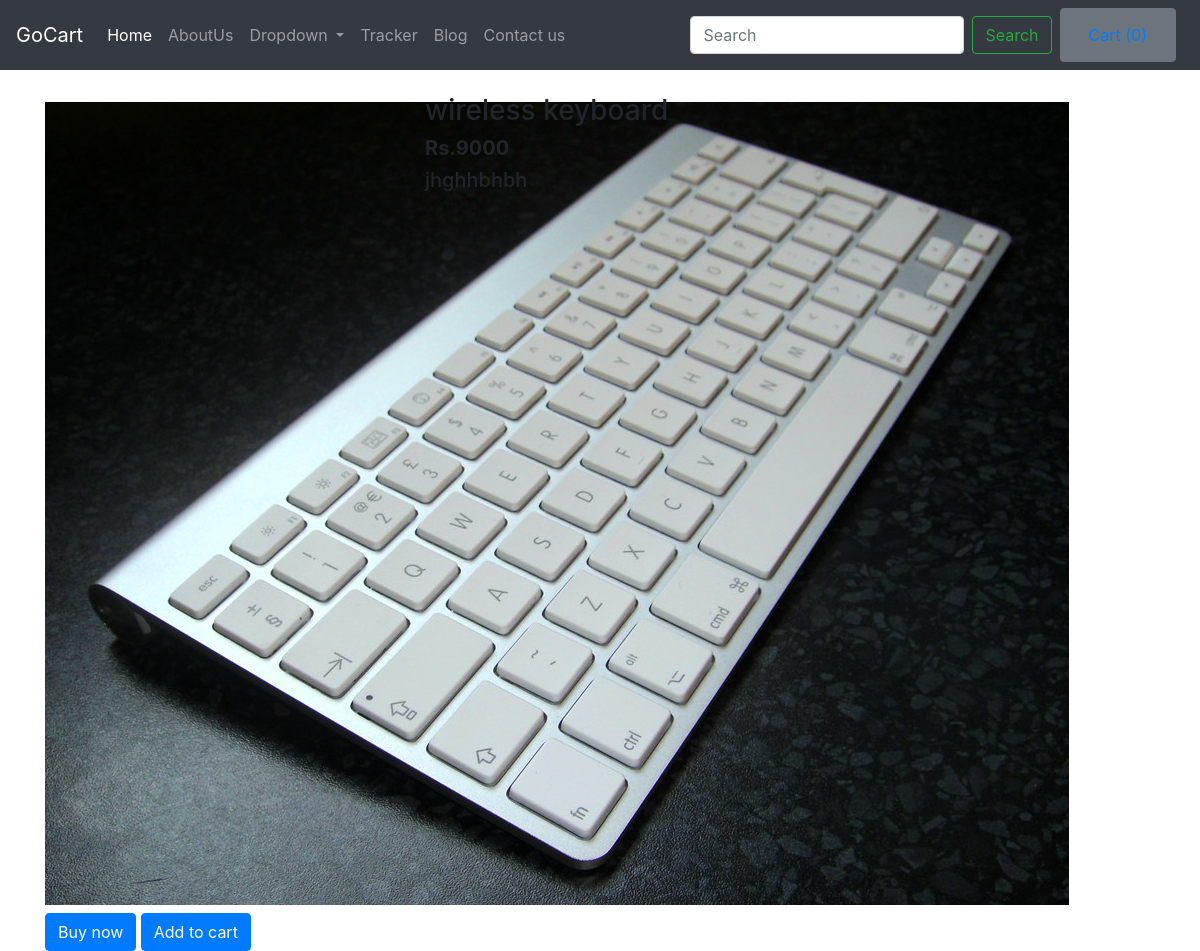
The app's page /shop/productview/2 with its own data.
### shop/models.py (models this page shows)
class Product(models.Model):
    product_id = models.AutoField
    product_name = models.CharField(max_length=50,default="")
    category = models.CharField(max_length=50,default="")
    subcategory = models.CharField(max_length=50,default="")
    price = models.IntegerField(default="")
    discription = models.CharField(max_length=3000,default="")
    pub_date = models.DateField()
    image = models.ImageField(upload_to="shop/images",default="")
    def __str__(self):
        return self.product_name

### shop/views.py (the view)
# urls.py: path('productview/<int:id>',views.productview,name="productview"),
def productview(request , id):
    product_list = Product.objects.filter(id=id)
    print(product_list)
    return render(request,'shop/productview.html',{'product':product_list[0]})

### shop/templates/shop/productview.html (shortened to what this page needs)
{% extends 'shop/basic.html' %}
{% block body %}
<div class="container">
    <div class="row mt-4">
        <div class="col-md-4">
            <img src="/media/{{product.image}}" class="my-2">
            <button class="btn btn-primary"> Buy now</button>
            <button class="btn btn-primary">Add to cart </button>
        </div>
    <div class="col-md-8">
        <h3>{{product.product_name}}</h3>
        <h5><b>Rs.{{product.price}}</b></h5>
        <h5>{{product.discription}}</h5>
    </div>
        </div>
</div>
{% endblock %}

### records on screen
Product: image (picture), product_name "wireless keyboard", price "9000", discription "jhghhbhbh"
